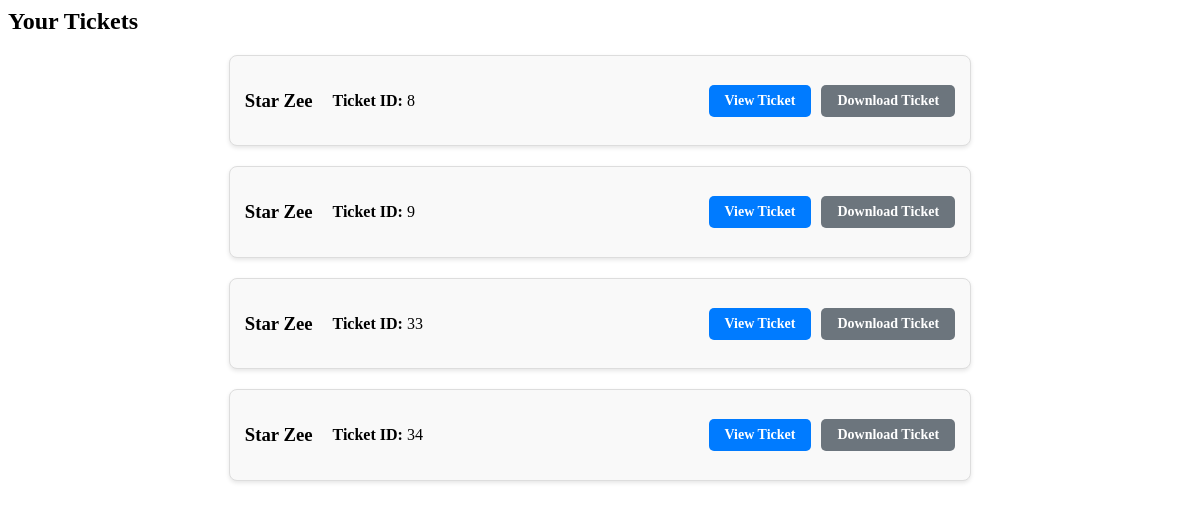
Page /payment/tickets/ (signed in) on the committed database.
### events/models.py (models this page shows, shortened)
class Ticket(models.Model):
    user = models.ForeignKey(settings.AUTH_USER_MODEL, on_delete=models.CASCADE, default=1)
    event = models.ForeignKey('Event', on_delete=models.CASCADE, related_name='event_tickets')
    ticket_name = models.CharField(max_length=200)
    ticket_price = models.DecimalField(max_digits=10, decimal_places=2, editable=False)
    payment_reference = models.CharField(max_length=128, null=True, blank=True, default="", editable=False)
    qr_code = models.ImageField(upload_to='qr_codes/', null=True, blank=True, editable=False)
    secret_token = models.CharField(max_length=64, null=True, blank=True, unique=True, editable=False)
    paid = models.BooleanField(default=False)
    quantity = models.PositiveIntegerField()
    class Meta:
        ordering = ['-event__event_date']

class Event(models.Model):
    event_name = models.CharField(max_length=200)
    event_description = models.TextField()
    event_type = models.CharField(
        max_length=100,
        choices=[('concert', 'Concert'), ('conference', 'Conference'), ('sports', 'Sports'), ('theatre', 'Theatre')]
    )
    event_date = models.DateTimeField()
    event_location = models.CharField(max_length=255)
    event_status = models.CharField(
        max_length=20,
        choices=[('upcoming', 'Upcoming'), ('sold_out', 'Sold Out'), ('canceled', 'Canceled'), ('normal', 'Normal')],
        default='upcoming'
    )
    event_image = models.ImageField(upload_to='event_images/', null=True, blank=True)
    early_bird_price = models.DecimalField(max_digits=10, decimal_places=2)
    normal_price = models.DecimalField(max_digits=10, decimal_places=2)
    early_bird_end = models.DateTimeField(null=True, blank=True)
    video_url = models.URLField(max_length=500, null=True, blank=True)
    video_file = models.FileField(upload_to='event_videos/', null=True, blank=True)
    event_logo = models.ImageField(upload_to='event_logos/', null=True, blank=True)
    event_created_at = models.DateTimeField(auto_now_add=True)
    event_updated_at = models.DateTimeField(auto_now=True)
    sponsorers = models.ManyToManyField(Sponsorer, related_name="events", blank=True)
    view_count = models.PositiveIntegerField(default=0)  # Corrected
    class Meta:
        verbose_name = 'Event'
        verbose_name_plural = 'Events'

### payment/views.py (the view)
# urls.py: path('tickets/', views.tickets_view, name='tickets'),  # New tickets list page
@login_required
def tickets_view(request):
    tickets = Ticket.objects.filter(user=request.user)
    return render(request, 'payment/ticket_list.html', {'tickets': tickets})

### payment/templates/payment/ticket_list.html (shortened to what this page needs)
<h2>Your Tickets</h2>
{% for ticket in tickets %}
<div class="ticket-card">
  <div class="ticket-info">
    <h3>{{ ticket.event.event_name }}</h3>
    <p><strong>Ticket ID:</strong> {{ ticket.id }}</p>
  </div>
  <div class="ticket-card-footer">
    <a href="{% url 'ticket_view' ticket.id %}" class="btn btn-primary"
      >View Ticket</a
    >
    <a href="{% url 'download_ticket' ticket.id %}" class="btn btn-secondary"
      >Download Ticket</a
    >
  </div>
</div>
{% empty %}
<p>No tickets found.</p>
{% endfor %}

### payment/templates/payment/ticket_list.html (style rules this page uses)
.ticket-card { border: 1px solid #ddd; border-radius: 8px; padding: 15px; margin-bottom: 20px; background-color: #f9f9f9; box-shadow: 0 2px 4px rgba(0, 0, 0, 0.1); width: 60%; display: flex; justify-content: space-between; align-items: center; margin-left: auto; margin-right: auto; }
.ticket-info { display: flex; align-items: center; gap: 20px; }
.ticket-card-footer { display: flex; gap: 10px; }
.btn { padding: 8px 16px; text-decoration: none; border-radius: 5px; font-size: 14px; font-weight: bold; white-space: nowrap; }
.btn-primary { background-color: #007bff; color: white; }
.btn-secondary { background-color: #6c757d; color: white; }

### rows in the picture
Ticket: event.event_name "Star Zee", id "8"
Ticket: event.event_name "Star Zee", id "9"
Ticket: event.event_name "Star Zee", id "33"
Ticket: event.event_name "Star Zee", id "34"
